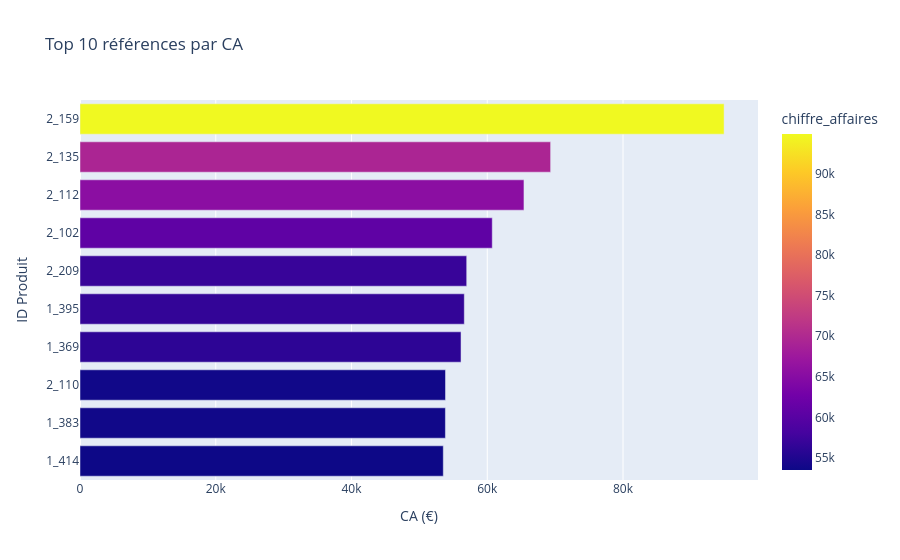

Notebook code cell kept with this figure:
### Markdown cell above
Les ventes de produits présentent une forte variabilité en 2021, avec un pic notable à la rentrée. 
L’année 2022 est plus régulière, traduisant une activité plus stable. 
En 2023, les données partielles montrent un début d’année en recul, cohérent avec la baisse observée sur les autres indicateurs.

### Code cell
#Top 10 des produits les plus vendus
top10 = df_sales.groupby("id_prod")["chiffre_affaires"].sum().sort_values(ascending=False).head(10).reset_index()
top10_sorted = top10.sort_values("chiffre_affaires", ascending=True)

#Graphique du top 10 des produits les plus vendus
fig = px.bar(
    top10_sorted,
    x="chiffre_affaires",
    y="id_prod",
    orientation="h",
    title="Top 10 références par CA",
    color="chiffre_affaires"
)

fig.update_traces(hovertemplate="Produit: %{y}<br>CA: %{x:,.0f} €")

fig.update_layout(
    xaxis_title="CA (€)",
    yaxis_title="ID Produit"
)

fig.show()

### Figure 1 — Plotly figure (JSON) as saved in the notebook; plotly's stock layout.template omitted (floating-point values rounded to 4 significant figures)
{"data": [{"hovertemplate": "Produit: %{y}<br>CA: %{x:,.0f} €", "legendgroup": "", "marker": {"color": [53520.0, 53830.0, 53850.0, 56140.0, 56620.0, 56970.0, 60740.0, 65410.0, 69330.0, 94890.0], "coloraxis": "coloraxis", "pattern": {"shape": ""}}, "name": "", "orientation": "h", "showlegend": false, "textposition": "auto", "type": "bar", "x": [53520.0, 53830.0, 53850.0, 56140.0, 56620.0, 56970.0, 60740.0, 65410.0, 69330.0, 94890.0], "xaxis": "x", "y": ["1_414", "1_383", "2_110", "1_369", "1_395", "2_209", "2_102", "2_112", "2_135", "2_159"], "yaxis": "y"}], "layout": {"barmode": "relative", "coloraxis": {"colorbar": {"title": {"text": "chiffre_affaires"}}, "colorscale": [[0.0, "#0d0887"], [0.1111, "#46039f"], [0.2222, "#7201a8"], [0.3333, "#9c179e"], [0.4444, "#bd3786"], [0.5556, "#d8576b"], [0.6667, "#ed7953"], [0.7778, "#fb9f3a"], [0.8889, "#fdca26"], [1.0, "#f0f921"]]}, "legend": {"tracegroupgap": 0}, "title": {"text": "Top 10 références par CA"}, "xaxis": {"anchor": "y", "domain": [0.0, 1.0], "title": {"text": "CA (€)"}}, "yaxis": {"anchor": "x", "domain": [0.0, 1.0], "title": {"text": "ID Produit"}}}}
